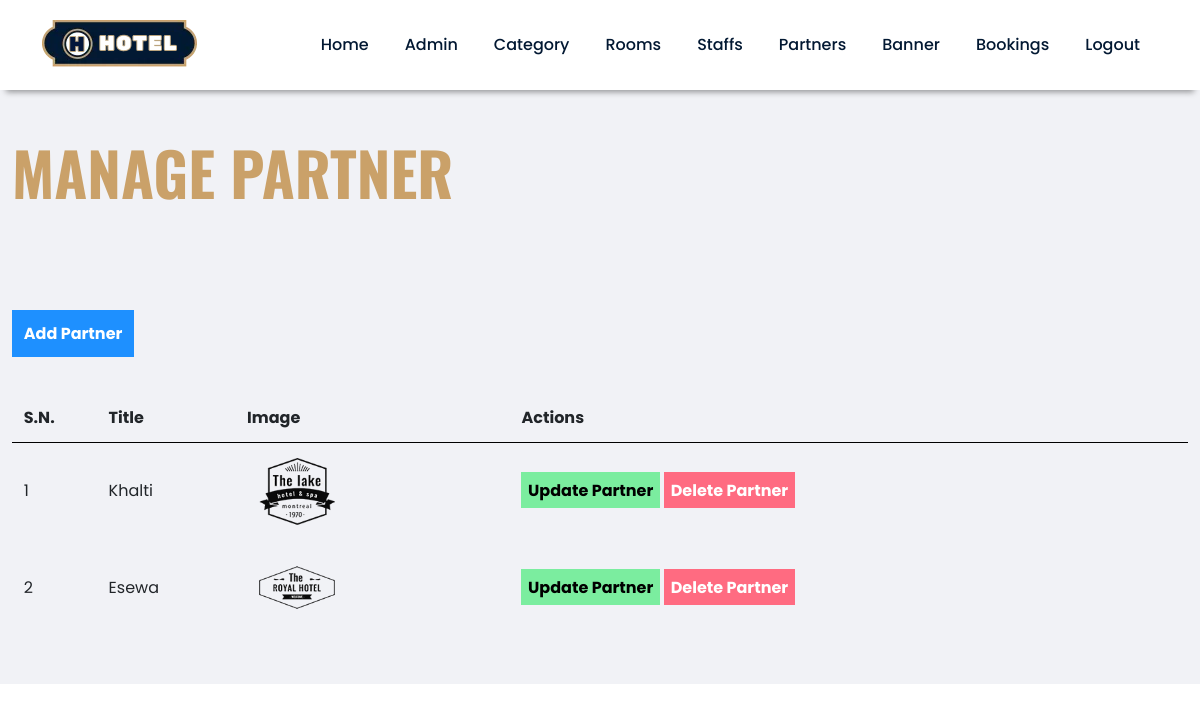
The page /admin/manage-partner.php (signed in) on the database its author committed.
### tables this page shows
CREATE TABLE `tbl_partners` (
  `id` int(11) NOT NULL,
  `name` varchar(200) NOT NULL,
  `image` varchar(200) NOT NULL
);

### admin/manage-partner.php (the view, shortened to what this page needs)
<?php
include('partials/header.php');
?>
<div class="main-content">
	<div class="wrapper">
		<h1>Manage Partner</h1>
		<br>
		<br>
	<br><br>
			<a href="<?php echo SITEURL; ?>admin/add-partner.php" class="btn-primary">Add Partner</a>
			<br>
			<br>
			<br>
			<table class="tbl-full">
				<tr>
					<th>S.N.</th>
					<th>Title</th>
					<th>Image</th>
					<th>Actions</th>
				</tr>
				<?php
					$sql="SELECT * FROM tbl_partners";
					$res =mysqli_query($conn,$sql);
					$count=mysqli_num_rows($res);
					$sn=1;
					if($count>0)
					{
						while ($row=mysqli_fetch_assoc($res))   {
									$id=$row['id'];
									$title=$row['name'];
								    $image_name=$row['image'];
					?>
								<tr>
									<td><?php echo $sn++;?></td>
									<td><?php echo $title ?></td>
									<td>
										<?php
										if($image_name!="")
										{
											?>
											<img src="<?php echo SITEURL; ?>images/admin/partners/<?php echo $image_name; ?>" width="100px";
											<?php
										}
										else
										{
											echo "<div class='error'>Image Not Found</div>";
										}
										?>
									</td>
									<td>
									<a href="<?php echo SITEURL; ?>admin/update-partner.php?id=<?php echo $id; ?>" class="btn-secondary">Update Partner</a>
									<a href="<?php echo SITEURL; ?>admin/delete-partner.php?id=<?php echo $id; ?> &image_name=<?php echo $image_name; ?>" class="btn-danger">Delete Partner</a>
									</td>
								</tr>
									<?php
								}
					}
					else
					{
						?>
							<tr>
							<td colspan="6"><div class='error'>No Partners Added.</td>
							</tr>
						<?php
					}
				?>
			</table>
	</div>
</div>

### css/admin.css (style rules this page uses)
* { box-sizing: border-box; margin: 0; padding: 0; }
:root { --primary-color:#021832; --secondary-color: #caa169; --bg-color : #f4f4f4; --bg-white: #fff; --bg-black:#000; --primary-font : 'Poppins' , sans-serif; --secondary-font: 'Oswald' , sans-serif; --primary-text: #021832; --secondary-text:#caa169; --text-white: #fff; --text-black: #151515; --text-grey: #e4e4e4; }
body { font-family: var(--primary-font); background-color: var(--bg-white); overflow-x: hidden; }
a { text-decoration: none; }
h1 { font-size: 3.75rem; line-height: 4.25rem; font-weight: 700; color: var(--secondary-text); margin-bottom: 1.25rem; text-transform: uppercase; font-family: var(--secondary-font); }
.wrapper { width: 100%; margin: 0 auto; padding: 1%; }
.tbl-full { width: 100%; }
table tr th { border-bottom: 1px solid black; padding: 1%; text-align: left; justify-content: space-evenly; }
table tr td { padding: 1%; }
.btn-primary { background-color: #1e90ff; padding: 1%; color: white; text-decoration: none; font-weight: bold; }
.btn-secondary { background-color: #7bed9f; padding: 1%; color: black; text-decoration: none; font-weight: bold; }
.btn-danger { background-color: #ff6b81; padding: 1%; color: white; text-decoration: none; font-weight: bold; }
.main-content { background-color: #f1f2f6; padding: 3% 0; }

### rows shown on the page
tbl_partners: name "Khalti", image (picture)
tbl_partners: name "Esewa", image (picture)
